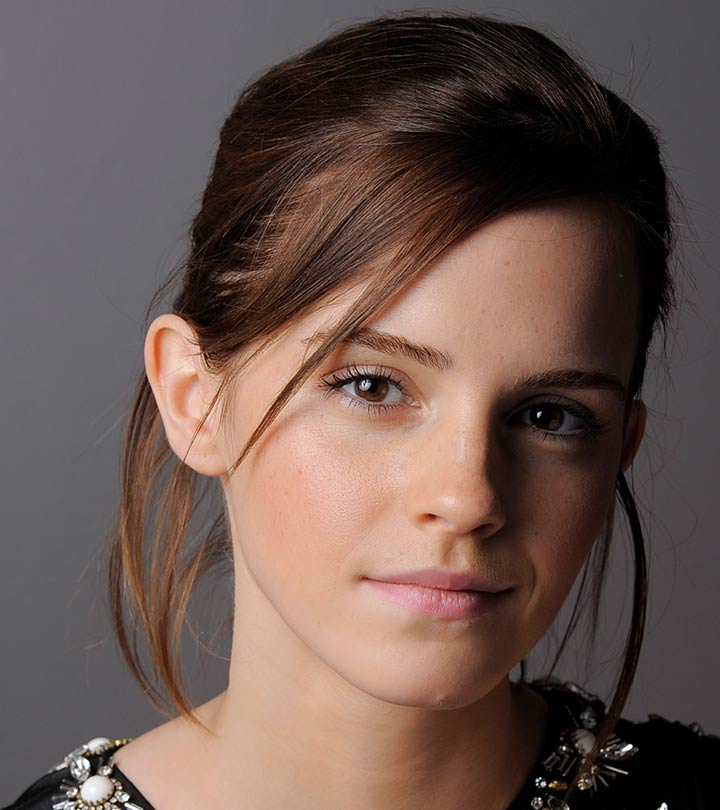
#> input picture question01/emma.jpg, 720 x 810 px
$ jupyter execute q1.ipynb
#> lines starting #> are read from the running program, lines starting #| are printed output that depends on the picture
[cell 1]
import cv2
import numpy as np
import matplotlib.pyplot as plt
# from google.colab.patches import cv2_imshow

IMG = "emma.jpg"
img = cv2.imread(IMG, cv2.IMREAD_GRAYSCALE)
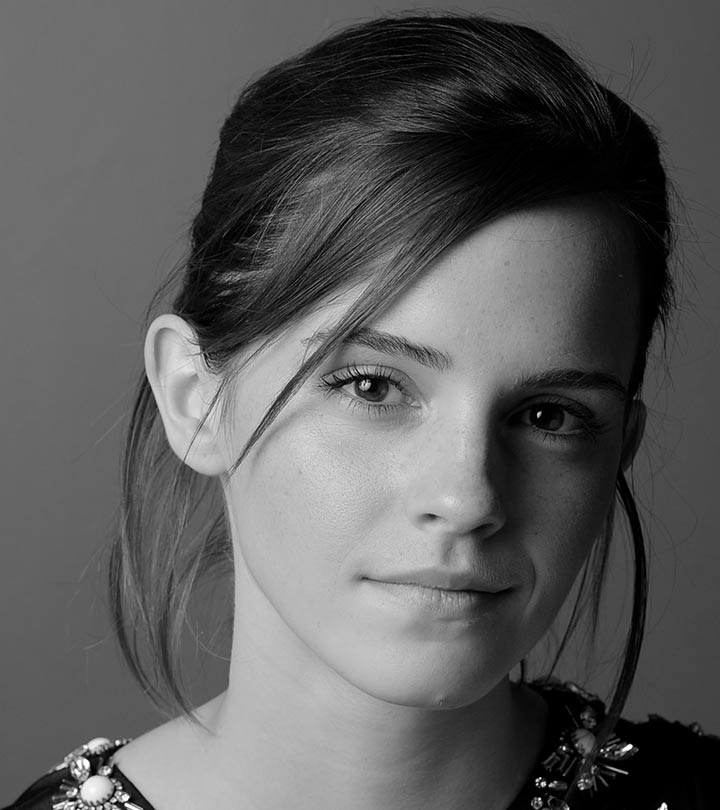
#> img: shape (810, 720); min 0, max 255, mean 92.3
if img is None:
    raise FileNotFoundError(IMG)

control_pts = [(0, 0), (49, 49),(50,100), (100, 185), (150, 255), (151, 150) , (200,200) ,(255,255)]
xp, yp = zip(*control_pts)

x = np.arange(256)
lut = np.interp(x, xp, yp).astype(np.uint8)

out = cv2.LUT(img, lut)
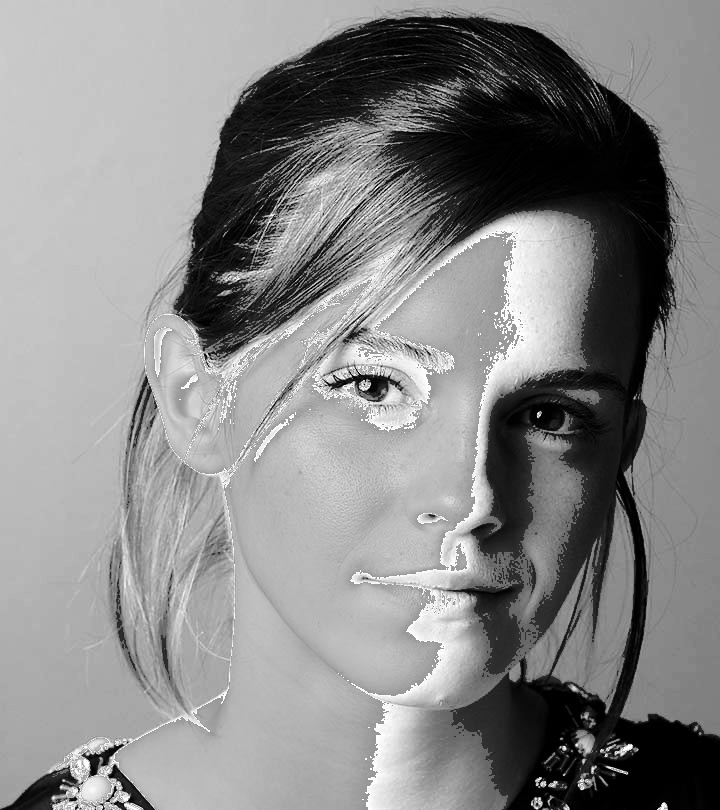
#> out: shape (810, 720); min 0, max 255, mean 135.8

plt.figure()
plt.title("Q1 – Intensity Transformation Function")
plt.xlabel("Input intensity")
plt.ylabel("Output intensity")
plt.plot(x, lut, color="blue")
plt.grid(True)
plt.show()
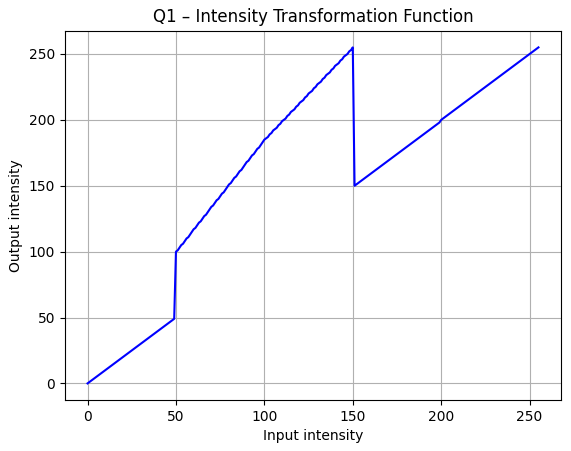
#> figure drawn by matplotlib, 1 panel; curve peaks at x = 150, y = 255

cv2.imshow("Original Image", img)
cv2.imshow("Transformed Image", out)
cv2.waitKey(0)
cv2.destroyAllWindows()


cv2.imwrite("emma_transformed.jpg", out)
#> Out = True

$ run again, with question01/image.png saved as question01/emma.jpg
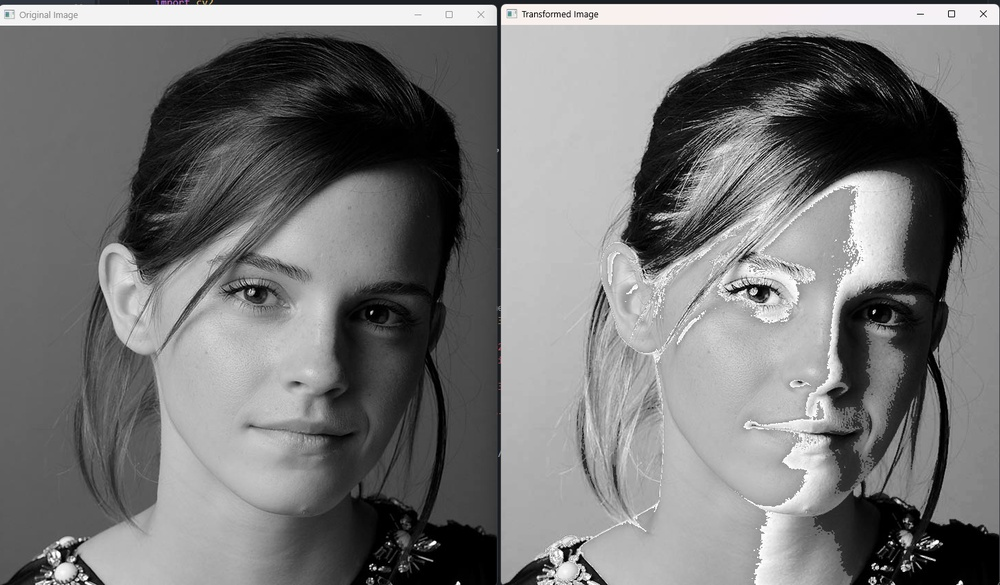
#> input picture question01/image.png, 1000 x 585 px, shrunk from 1445 x 845 before the run
#> `out = cv2.LUT(img, lut)`:
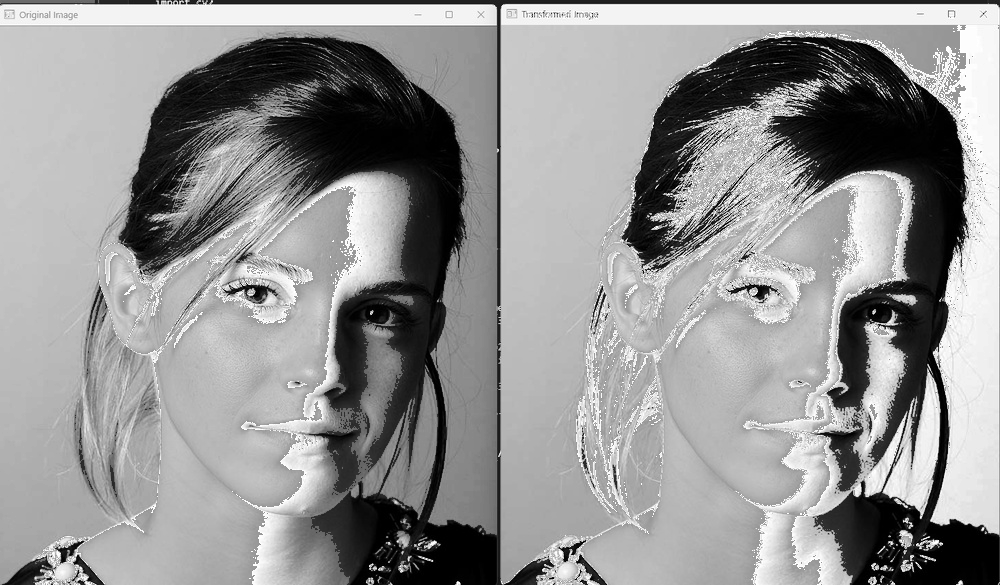
#> out: shape (585, 1000); min 0, max 255, mean 147.4
#> Out = True
